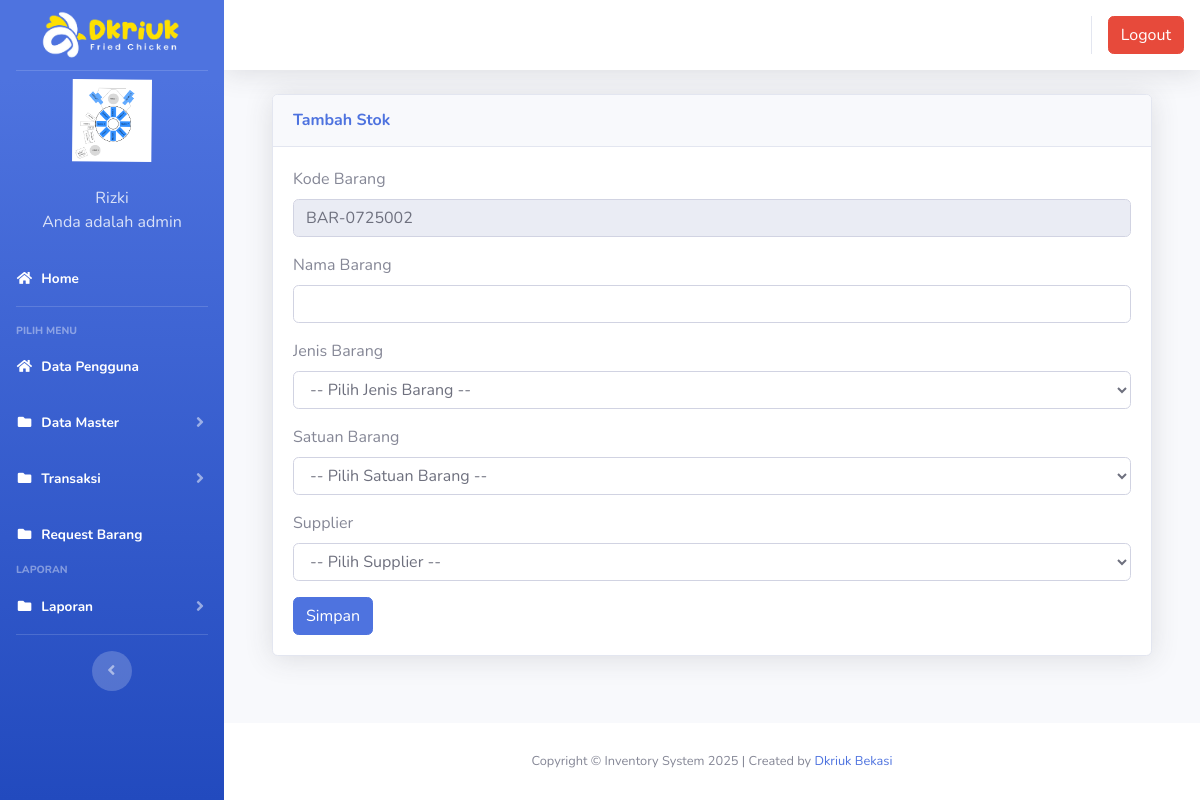
The page /index3.php?page=gudang&aksi=tambahgudang (signed in) on the database its author committed.
### tables this page shows
CREATE TABLE IF NOT EXISTS `users` (
  `id` int(11) NOT NULL AUTO_INCREMENT,
  `nik` varchar(10) NOT NULL,
  `nama` varchar(100) NOT NULL,
  `alamat` varchar(200) NOT NULL,
  `telepon` varchar(100) NOT NULL,
  `username` varchar(100) NOT NULL,
  `password` varchar(100) NOT NULL,
  `level` varchar(25) NOT NULL DEFAULT 'member',
  `foto` varchar(255) NOT NULL,
  PRIMARY KEY (`id`)
);

CREATE TABLE IF NOT EXISTS `gudang` (
  `id` int(11) NOT NULL AUTO_INCREMENT,
  `kode_barang` varchar(100) NOT NULL,
  `nama_barang` varchar(100) NOT NULL,
  `jenis_barang` varchar(100) NOT NULL,
  `jumlah` int(100) NOT NULL DEFAULT 0,
  `satuan` varchar(10) NOT NULL,
  `supplier` varchar(50) DEFAULT NULL,
  PRIMARY KEY (`id`)
);

### page/gudang/tambahgudang.php (the view, shortened to what this page needs)
<?php
$koneksi = new mysqli("localhost","pora5278_fahmi","Au1b839@@","pora5278_inventrizki");
$no = mysqli_query($koneksi, "select kode_barang from gudang order by kode_barang desc limit 1");
$kdbarang = mysqli_fetch_array($no);
$bulan = date("m");
$tahun = date("y");
if ($kdbarang && $kdbarang['kode_barang']) {
    $kode = $kdbarang['kode_barang'];
    $urut = (int)substr($kode, 8, 3);
    $tambah = $urut + 1;
} else {
    $tambah = 1;
}
if(strlen($tambah) == 1){
    $format = "BAR-".$bulan.$tahun."00".$tambah;
} else if(strlen($tambah) == 2){
    $format = "BAR-".$bulan.$tahun."0".$tambah;
} else{
    $format = "BAR-".$bulan.$tahun.$tambah;
}
?>
<div class="container-fluid">
  <div class="card shadow mb-4">
    <div class="card-header py-3">
      <h6 class="m-0 font-weight-bold text-primary">Tambah Stok</h6>
    </div>
    <div class="card-body">
      <div class="table-responsive">
        <div class="body">
          <form method="POST" enctype="multipart/form-data">
            <label for="">Kode Barang</label>
            <div class="form-group">
              <div class="form-line">
                <input type="text" name="kode_barang" class="form-control" id="kode_barang" value="<?php echo $format; ?>" readonly />
              </div>
            </div>
            <label for="">Nama Barang</label>
            <div class="form-group">
              <div class="form-line">
                <input type="text" name="nama_barang" class="form-control" required />
              </div>
            </div>
            <label for="">Jenis Barang</label>
            <div class="form-group">
              <div class="form-line">
                <select name="jenis_barang" class="form-control" required>
                  <option value="">-- Pilih Jenis Barang  --</option>
                </select>
              </div>
            </div>
            <label for="">Satuan Barang</label>
            <div class="form-group">
              <div class="form-line">
                <select name="satuan" class="form-control" required>
                  <option value="">-- Pilih Satuan Barang --</option>
                </select>
              </div>
            </div>
            <label for="">Supplier</label>
            <div class="form-group">
              <div class="form-line">
                <select name="supplier" class="form-control" required>
                  <option value="">-- Pilih Supplier --</option>
                </select>
              </div>
            </div>
            <input type="submit" name="simpan" value="Simpan" class="btn btn-primary">
          </form>
        </div>
      </div>
    </div>
  </div>
</div>

### index3.php (shortened to what this page needs)
<?php
	$koneksi = new mysqli("localhost","pora5278_fahmi","Au1b839@@","pora5278_inventrizki");
	?>
<!DOCTYPE html>
<html lang="en">
<head>
  <link href="vendor/fontawesome-free/css/all.min.css" rel="stylesheet" type="text/css">
  <link href="css/sb-admin-2.min.css" rel="stylesheet">
  <link href="vendor/datatables/dataTables.bootstrap4.min.css" rel="stylesheet">
</head>
<body id="page-top">
  <div id="wrapper">
    <ul class="navbar-nav bg-gradient-primary sidebar sidebar-dark accordion" id="accordionSidebar">
      <a class="sidebar-brand d-flex align-items-center justify-content-center" href="index3.php">
        <div class="sidebar-brand-text mx-2">
          <img src="img/logodkriuk.png" alt="Logo Image" width="150px"/>
        </div>
      </a>
 <?php
   if ($_SESSION['admin']) {
	   $user = $_SESSION['admin'];
   }
   $sql =$koneksi->query("select * from users where id='$user'");
   $data = $sql->fetch_assoc();
   ?>
    <li class="d-flex align-items-center justify-content-center">
        <a class="nav-link">
		 <img src="img/<?php echo $data['foto']?>" class="img-circle" width="80" alt="User"/></a>
	  </li>
		 <li class="nav-item ">
        <a class="nav-link">
         	<div class="d-flex align-items-center justify-content-center" class="name">  <?php echo  $data['nama'];?></div></font>
			<div class="d-flex align-items-center justify-content-center" class="email">Anda adalah <?php echo $data['level'];?></div>
		 </a>
      </li>
      <li class="nav-item active">
        <a class="nav-link" href="?page=home3">
          <i class="fas fa-fw fa-home"></i>
          <span>Home</span></a>
      </li>
      <hr class="sidebar-divider">
      <div class="sidebar-heading">
        Pilih Menu
      </div>
	    <li class="nav-item active">
        <a class="nav-link" href="?page=pengguna">
          <i class="fas fa-fw fa-home"></i>
          <span>Data Pengguna</span></a>
      </li>
	   <li class="nav-item active">
        <a class="nav-link collapsed" href="#" data-toggle="collapse" data-target="#collapseData" aria-expanded="true" aria-controls="collapseData">
          <i class="fas fa-fw fa-folder"></i>
          <span>Data Master</span>
        </a>
      </li>
	    <li class="nav-item active">
        <a class="nav-link collapsed" href="#" data-toggle="collapse" data-target="#collapsePages" aria-expanded="true" aria-controls="collapsePages">
          <i class="fas fa-fw fa-folder"></i>
          <span>Transaksi</span>
        </a>
      </li>
      	<li class="nav-item active">
        <a class="nav-link" href="?page=requestbarang" aria-expanded="true">
          <i class="fas fa-fw fa-folder"></i>
          <span>Request Barang</span>
        </a>
      </li>
      <div class="sidebar-heading">
        Laporan
      </div>
	     <li class="nav-item active">
        <a class="nav-link collapsed" href="#" data-toggle="collapse" data-target="#collapseLaporan" aria-expanded="true" aria-controls="collapseLaporan">
          <i class="fas fa-fw fa-folder"></i>
          <span>Laporan</span>
        </a>
      </li>
      <hr class="sidebar-divider d-none d-md-block">
      <div class="text-center d-none d-md-inline">
        <button class="rounded-circle border-0" id="sidebarToggle"></button>
      </div>
    </ul>
    <div id="content-wrapper" class="d-flex flex-column">
      <div id="content">
        <nav class="navbar navbar-expand navbar-light bg-white topbar mb-4 static-top shadow">
          <ul class="navbar-nav ml-auto">
            <li class="nav-item dropdown no-arrow">
			 <div class="top-menu">
        <ul class="nav pull-right top-menu">
           <li><a onclick="return confirm('Apakah anda yakin akan logout?')" class="btn btn-danger" class="logout" href="logout.php">Logout</a></li>
        </ul>
      </div>
            </li>
          </ul>
        </nav>
        <div class="container-fluid">
		 <section class="content">
		      <?php
			   $page = $_GET['page'];
			   $aksi = $_GET['aksi'];
				if ($page == "gudang") {
				    if ($aksi == "tambahgudang") {
					   include "page/gudang/tambahgudang.php";
				   }
				}
			   ?>
    </section>
</div>
    </div>
      <footer class="sticky-footer bg-white" style="">
        <div class="container my-auto">
          <div class="copyright text-center my-auto">
            <span>Copyright  &copy; Inventory System 2025 | Created by <a href='https://dkriuk.com/' title='Drkiuk' target='_blank'>Dkriuk Bekasi</a>
            </span>
          </div>
        </div>
      </footer>
  </div>
  </div>
</body>
</html>

### rows shown on the page
users: foto (picture), nama "Rizki", level "admin"
gudang: kode_barang "BAR-0725002"
